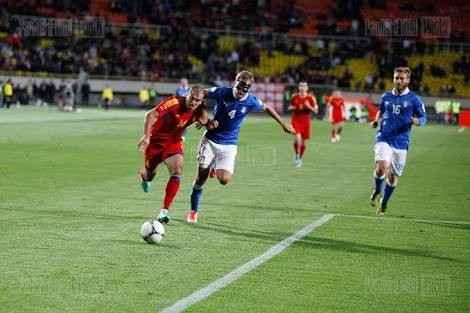
#> input picture day6-programming-assign/field.jpg, 470 x 313 px
$ jupyter execute PS_July_7_CD.ipynb   (older library calls are emulated)
#> lines starting #> are read from the running program, lines starting #| are printed output that depends on the picture
# PS for July 7

#### Basic Assumptions:

1. You are running Python version 3.x+
2. Pip , Jupyter, Conda (optional) packages have been installed
3. Since this is a Jupyter NB, you may code right below.

## Topic 1: Corner Detection

#### 1. Implement the Kanade-Tomasi/Shi-Tomasi Corner Detector.

We'll follow the below steps:

a)** Sobel Gradient**

Compute a horizontal $ Ix $ and a vertical gradient image $ Iy $ using the Sobel filter masks.

b) **Structure Tensor**
Compute the structure tensor $ A(x, y) $ for each image point of an area of n × n:


$$ A(x,y)= \sum\limits_{u=-n/2}^\frac{n}{2} \sum\limits_{v=-n/2}^\frac{n}{2}\left[ {\begin{array}{cc}
   Ix(x + u, y + v)^2 & Ix(x + u, y + v)Iy(x + u, y + v) \\
   Ix(x + u, y + v)Iy(x + u, y + v) & Iy(x + u, y + v)^2 \\
  \end{array} } \right] $$
	(for brevity, the sum involves two indices, and over  2*2 matrices)

c)	** Kanade-Tomasi/Shi-Tomasi Corner Detection **
	Compute the eigenvalues $ λ1 $ and $ λ2 $ of $ A(x, y) $.
	Mark (x, y) in the original image (use a circle or cross) if $ min(λ1, λ2) > tc $
	, where tc is the threshold for corner detection.

Put all corner candidates with $ λ1>threshold $ in a list.
  Sort it by $ λ1 $. Go through the list and remove all candidates in an m×m neighborhood from the list. Then remove the current value from the list and continue until the list is empty


#### 2. Compare the results to OpenCv's corner detection algorithm.

OpenCV uses the Harris corner detection algorithm. Shi-Tomasi works much better in cases where Harris fails.

While Shi-Tomasi uses minimum eigenvalue, Harris uses a R score to determine corners.

$ R = \det{A} - \alpha* trace(A)^2 $

The point with maximum R score within a mxm neighbourhood is declared a corner.

Harris tends to detect corners quite close to each other as compared to Shi-Tomasi.

Another method, Brown corner algorithm, uses $$ \frac{det(A)}{trace(A)} $$

### Resources

1. http://www.cs.ucf.edu/~mtappen/cap5415/lecs/lec5.pdf
2.

[cell 1]
import cv2
import numpy as np
from numpy.linalg  import eig,svd
import matplotlib.pyplot as plt

[cell 2]
img = cv2.imread("field.jpg" )
#> img is the input picture: shape (313, 470, 3); mean B, G, R 77.1, 112.9, 101.5
gray = cv2.cvtColor(img, cv2.COLOR_BGR2GRAY)
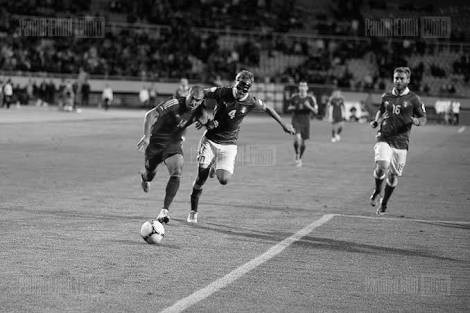
#> gray: shape (313, 470); min 0, max 255, mean 105.4

r,c = gray.shape
#> r = 313; c = 470

Ix = cv2.Sobel(gray, cv2.CV_64F , 1,0 ,ksize=5)
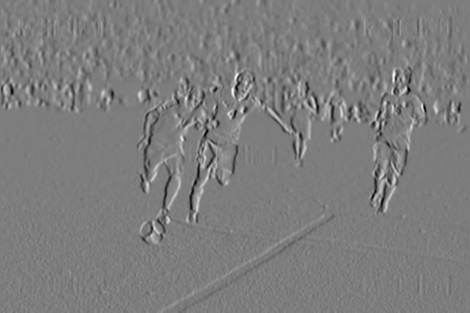
#> Ix: shape (313, 470) float64; min -8688, max 8941, mean -11.3; drawn with min black and max white
Iy = cv2.Sobel(gray, cv2.CV_64F, 0,1, ksize=5)
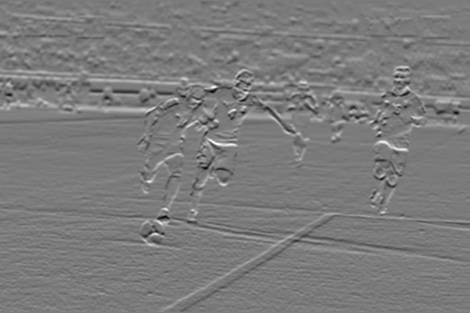
#> Iy: shape (313, 470) float64; min -8549, max 9115, mean 46.4; drawn with min black and max white

Ix_sqr = np.square(Ix)
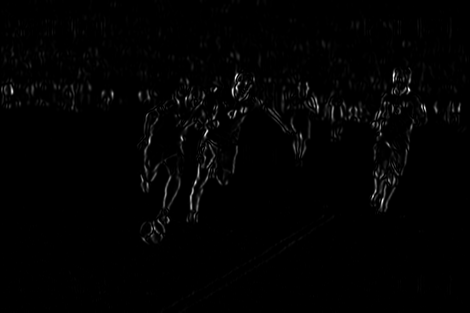
#> Ix_sqr: shape (313, 470) float64; min 0, max 79941481, mean 872587.8; drawn with min black and max white
Iy_sqr = np.square(Iy)
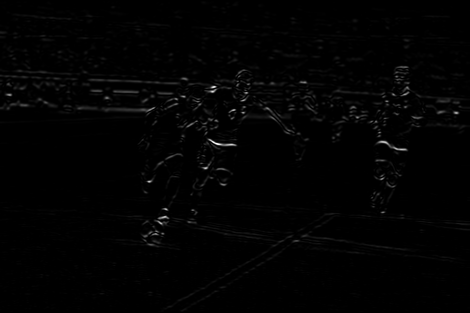
#> Iy_sqr: shape (313, 470) float64; min 0, max 83083225, mean 910481.6; drawn with min black and max white
Ix_Iy = np.multiply(Ix,Iy)
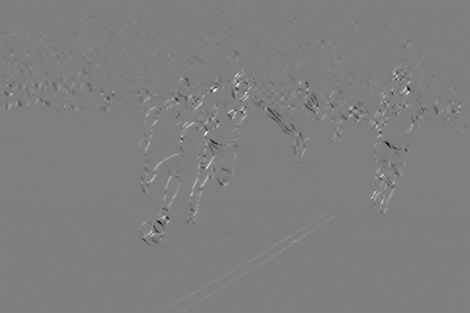
#> Ix_Iy: shape (313, 470) float64; min -44825300, max 45104304, mean 29569; drawn with min black and max white

# computing structural tensor: A

A  = np.array( [[ Ix_sqr.sum() , Ix_Iy.sum() ] , [ Ix_Iy.sum() , Iy_sqr.sum() ]] )
#> A = [[1.28e+11, 4.35e+09], [4.35e+09, 1.34e+11]]
A = np.divide(A,r*c)
#> A = [[872587.8, 29569], [29569, 910481.6]]
w , v = eig(A)
#> w = [856416.1, 926653.2]; v = [[-0.877, -0.48], [0.48, -0.877]]
lambda1 = float(w[0])
#> lambda1 = 856416.1
lambda2 = float(w[1])
#> lambda2 = 926653.2

$ run again, with day6-programming-assign/butterfly.jpg copied over day6-programming-assign/field.jpg
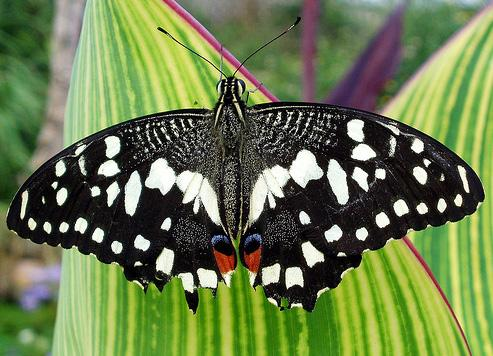
#> input picture day6-programming-assign/butterfly.jpg, 493 x 356 px
#> img is the input picture: shape (356, 493, 3); mean B, G, R 77.2, 123.6, 107
#> `Iy_sqr = np.square(Iy)`:
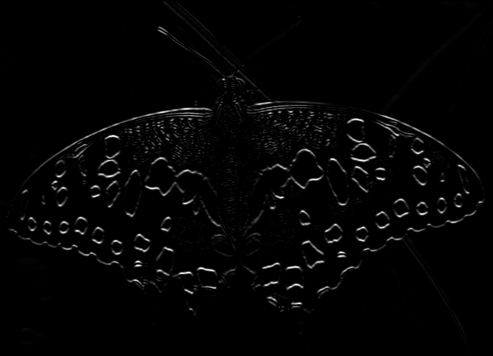
#> Iy_sqr: shape (356, 493) float64; min 0, max 122058304, mean 2265338.4; drawn with min black and max white
#> `Ix_Iy = np.multiply(Ix,Iy)`:
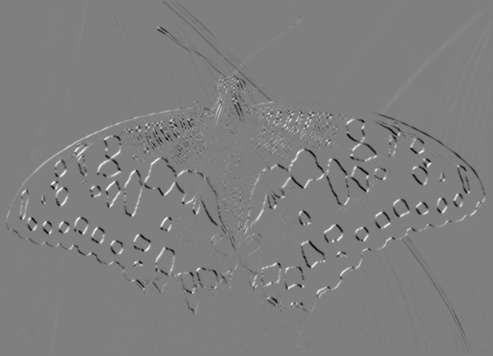
#> Ix_Iy: shape (356, 493) float64; min -63119556, max 62976667, mean -120191.6; drawn with min black and max white
#> `A  = np.array( [[ Ix_sqr.sum() , Ix_Iy.sum() ] , [ Ix_Iy.sum() , Iy_sq..`: A = [[5.87e+11, -2.11e+10], [-2.11e+10, 3.98e+11]]
#> `A = np.divide(A,r*c)`: A = [[3345025.3, -120191.6], [-120191.6, 2265338.4]]
#> w = [3358243.3, 2252120.4]; v = [[0.994, 0.109], [-0.109, 0.994]]
#> lambda1 = 3358243.3
#> lambda2 = 2252120.4

$ run again, with day6-programming-assign/houghlines5.jpg copied over day6-programming-assign/field.jpg
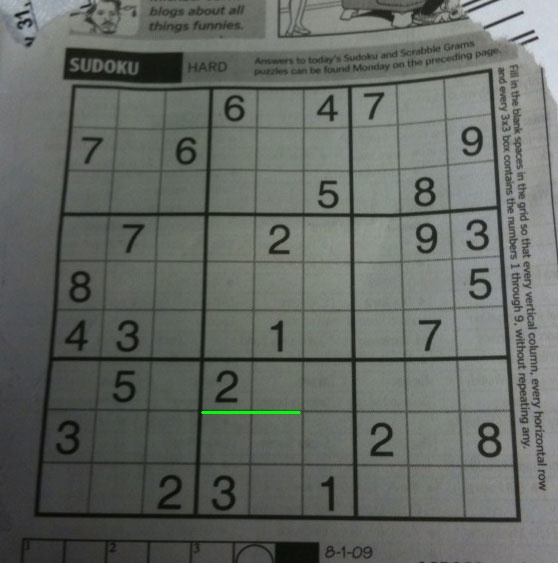
#> input picture day6-programming-assign/houghlines5.jpg, 558 x 563 px
#> img is the input picture: shape (563, 558, 3); mean B, G, R 99.4, 104.3, 99.9
#> `Iy_sqr = np.square(Iy)`:
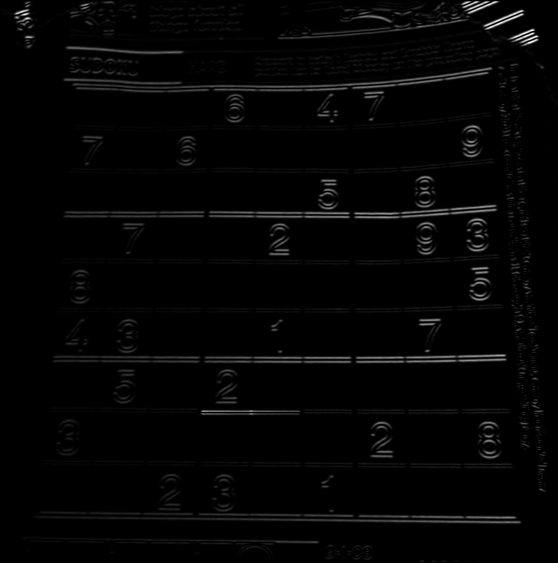
#> Iy_sqr: shape (563, 558) float64; min 0, max 34539129, mean 643166.8; drawn with min black and max white
#> `Ix_Iy = np.multiply(Ix,Iy)`:
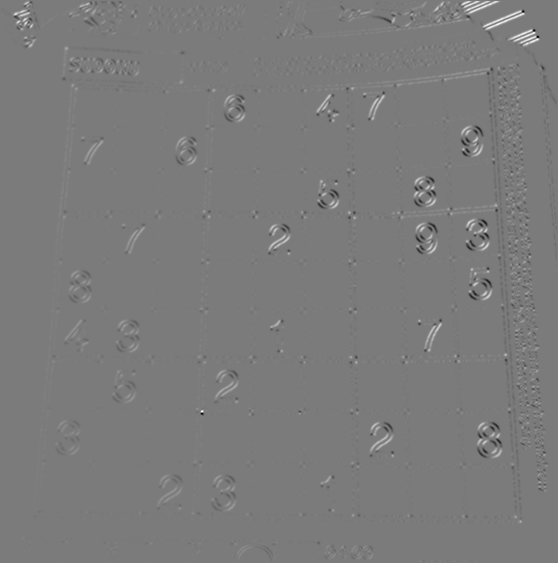
#> Ix_Iy: shape (563, 558) float64; min -13594248, max 14516931, mean 34131.1; drawn with min black and max white
#> `A  = np.array( [[ Ix_sqr.sum() , Ix_Iy.sum() ] , [ Ix_Iy.sum() , Iy_sq..`: A = [[1.86e+11, 1.07e+10], [1.07e+10, 2.02e+11]]
#> `A = np.divide(A,r*c)`: A = [[591610, 34131.1], [34131.1, 643166.8]]
#> w = [574616.3, 660160.5]; v = [[-0.895, -0.446], [0.446, -0.895]]
#> lambda1 = 574616.3
#> lambda2 = 660160.5
